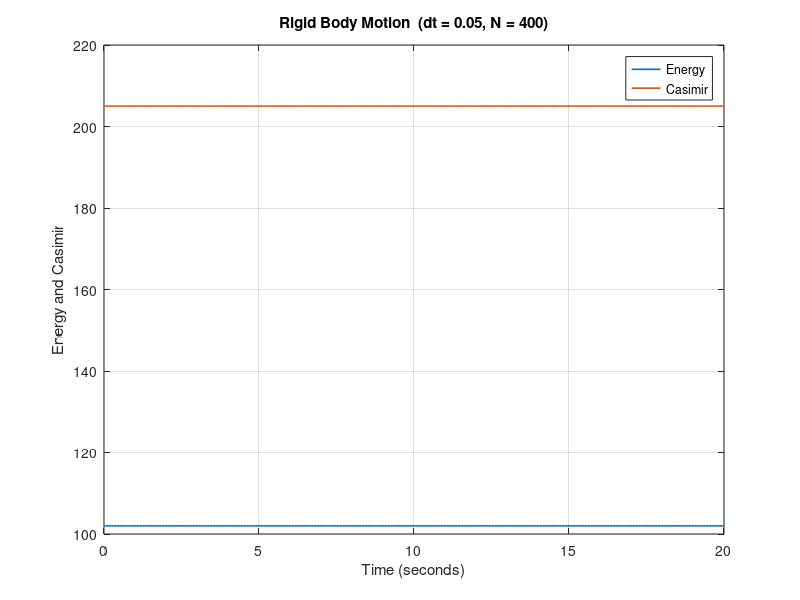
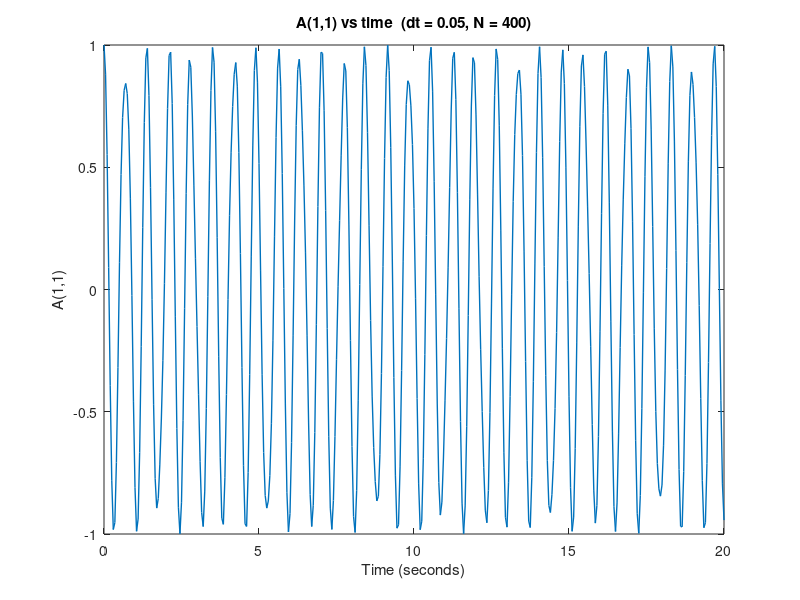

MATLAB code to generate these figures, in order: (Note: this script raises an error after producing the figures.)
function midpoint_rigid
clc; close all;

I = diag([1,2,3]);                 % inertia
Iinv = diag(1./diag(I));
w0 = [1;10;1];                     % initial angular velocity
m0 = I*w0;                         % initial body momentum
A0 = eye(3);                       % initial attitude (inertial = body)

run_case(I,Iinv,m0,A0,0.05,400,1);     % coarse: dt=0.05, 400 steps
run_case(I,Iinv,m0,A0,0.005,4000,2);   % fine: dt=0.005, 4000 steps
end

function run_case(I,Iinv,m0,A0,dt,N,figbase)
fprintf('Running dt = %.6g, N = %d (T=%.3g s)\n',dt,N,dt*N);

% Storage
t = (0:N)*dt;
m = zeros(3,N+1);       m(:,1) = m0;
A = zeros(3,3,N+1);     A(:,:,1) = A0;

% For energy/Casimir curves
H = zeros(1,N+1);
C = zeros(1,N+1);
[H(1),C(1)] = energy_casimir(m0,Iinv);

% Time stepping
for k = 1:N
    mk   = m(:,k);

    % Implicit midpoint step for body momentum 
    % Solve F(mnext) = 0 by damped Newton:
    % F(m) = m - mk - dt * (mbar x I^{-1} mbar), mbar=(mk+m)/2

    mnext = mk;                         % initial guess
    F0    = F_midpoint(mnext,mk,dt,Iinv);
    g0    = abs(F0);                    % load vector magnitude per component
    g0(g0==0) = 1;                      % avoid zero threshold

    maxIter = 50;
    for it = 1:maxIter
        F  = F_midpoint(mnext,mk,dt,Iinv);
        J  = J_midpoint(mnext,mk,dt,Iinv);    % analytic Jacobian

        % Newton step with simple backtracking if residual grows
        dm  = -J\F;
        alpha = 1.0;
        Fn = F_midpoint(mnext + alpha*dm,mk,dt,Iinv);
        while norm(Fn,2) > norm(F,2) && alpha > 1/64
            alpha = alpha/2;
            Fn = F_midpoint(mnext + alpha*dm,mk,dt,Iinv);
        end
        mnext = mnext + alpha*dm;

        % stopping criterion (componentwise 1% of initial g)
        if all(abs(dm) <= 0.01*g0)
            break;
        end
        % If residual exploded, try smaller dt locally
        if it==maxIter && norm(Fn) > norm(F0)
            warning('Newton stagnation at k=%d; consider smaller dt.',k);
        end
    end

    m(:,k+1) = mnext;

    % Attitude reconstruction w/ Cayley transform
    % b_k = (dt/4) * I^{-1} (m_k + m_{k+1}) [Eq. (37b)]
    b  = (dt/4) * Iinv*(m(:,k)+m(:,k+1));
    Sb = skew(b);
    % Solve [I - Sb] X = [I + Sb] (avoid explicit inverse)
    X = (eye(3) - Sb) \ (eye(3) + Sb);
    A(:,:,k+1) = A(:,:,k) * X;

    % invariants
    [H(k+1),C(k+1)] = energy_casimir(m(:,k+1),Iinv);
end

% Plots 
% Fig. 4 style: Energy and Casimir (both should be flat)
figure(figbase*10+1); clf;
plot(t,H,'-','LineWidth',1.2); hold on;
plot(t,C,'-','LineWidth',1.2);
xlabel('Time (seconds)'); ylabel('Energy and Casimir');
legend('Energy','Casimir','Location','best');
title(sprintf('Rigid Body Motion  (dt = %.6g, N = %d)',dt,N));
grid on;

% Fig. 5/6 style: A(1,1) vs time
A11 = squeeze(A(1,1,:));
figure(figbase*10+2); clf;
plot(t,A11,'-','LineWidth',1.0);
xlabel('Time (seconds)'); ylabel('A(1,1)');
title(sprintf('A(1,1) vs time  (dt = %.6g, N = %d)',dt,N));
yline(1,'k:'); yline(-1,'k:'); grid on;

% Cycle stats (peaks and half-cycles) 
stats = analyze_cycles_half(t, A11);
cycles_from_Tmean = (t(end)-t(1)) / stats.Tmean_peaks;
fprintf('Cycles estimated from mean period: %.2f\n', cycles_from_Tmean);

fprintf(['Cycles (peaks)                 : %d\n' ...
         'Mean period from peaks (s)     : %.6f\n' ...
         'Cycles (peaks+troughs)/2       : %.1f\n' ...
         'Mean period from half-cycles(s): %.6f\n'], ...
        stats.cycles_peaks, stats.Tmean_peaks, ...
        stats.cycles_half,  stats.Tmean_from_half);
end


% Residual for midpoint equation
function F = F_midpoint(m, mk, dt, Iinv)
mbar = 0.5*(mk + m);
u    = Iinv*mbar;
F    = m - mk - dt*( cross(mbar,u) );
end

% Analytic Jacobian of F wrt m (see derivation in analysis)
function J = J_midpoint(m, mk, dt, Iinv)
mbar = 0.5*(mk + m);
u    = Iinv*mbar;

% derivative of c(m) = mbar x (Iinv mbar)
% \partialc = (1/2)[ -S(u) + S(mbar) Iinv ] \partialm
Jc = 0.5*( -skew(u) + skew(mbar)*Iinv );

J = eye(3) - dt*Jc;
end

% Skew-symmetric matrix for cross-product
function S = skew(v)
S = [   0   -v(3)  v(2);
      v(3)    0   -v(1);
     -v(2)  v(1)    0 ];
end

% Energy and Casimir
function [H,C] = energy_casimir(m,Iinv)
H = 0.5*m.'*(Iinv*m);
C = 0.5*(m.'*m);
end

% Rough cycle counter for A11 (peak counting)
function n = count_cycles(x)
% count zero crossings of derivative (peak count)
dx = diff(x);
zc = find(dx(1:end-1) > 0 & dx(2:end) < 0); % local maxima
n = numel(zc);
end

function stats = analyze_cycles_half(t, x)
% Half-cycle analysis with endpoint correction.
% - Detect extrema from derivative sign changes
% - Add ±0.5 cycle if we likely missed an endpoint extremum
% - Return peak-only and half-cycle counts + mean periods

t = t(:); x = x(:);

% derivative & interior timestamps
dx = diff(x) ./ diff(t);                  % length L
if numel(dx) < 2
    stats.cycles_peaks        = 0;
    stats.Tmean_peaks         = NaN;
    stats.cycles_half_raw     = 0;
    stats.cycles_half_corr    = 0;
    stats.Tmean_from_half_raw = NaN;
    stats.Tmean_from_half_corr= NaN;
    return;
end
tz = t(2:end-1);                           % length L-1

% extrema via sign changes in dx
dz1 = dx(1:end-1); dz2 = dx(2:end);
isMax = (dz1 > 0) & (dz2 < 0);            % + to -
isMin = (dz1 < 0) & (dz2 > 0);            % - to +
tmax  = tz(isMax);
tmin  = tz(isMin);

% peak-only cycles 
stats.cycles_peaks = numel(tmax);
Tp = diff(tmax);
stats.Tmean_peaks  = mean(Tp,'omitnan');

% half-cycles (raw)
te   = sort([tmax; tmin]);                 % all extrema times
Th   = diff(te);                           % half-period samples
Th_med = median(Th,'omitnan');             % robust half-period
if isempty(Th_med) || ~isfinite(Th_med)
    Th_med = (t(end)-t(1))/max(1,numel(te));  % fallback
end

cycles_half_raw  = numel(te)/2;
Tmean_half_raw   = 2*mean(Th,'omitnan');

% endpoint correction heuristic 
% If there's a long gap from t(1) to first extremum relative to half-period,
% likely "missed" one endpoint extremum -> add 0.5
% Same for the tail gap from last extremum to t(end)
lead_gap = te(1)   - t(1);
tail_gap = t(end)  - te(end);
add_head = lead_gap > 0.75*Th_med;         % threshold: 75% of half-period
add_tail = tail_gap > 0.75*Th_med;

cycles_half_corr = cycles_half_raw + 0.5*add_head + 0.5*add_tail;

% For a corrected mean period, pad the half-intervals using the median
Th_corr = Th;
if add_head, Th_corr = [Th_med; Th_corr]; end
if add_tail, Th_corr = [Th_corr; Th_med]; end
Tmean_half_corr = 2*mean(Th_corr,'omitnan');

% export
stats.cycles_half          = cycles_half_raw;      
stats.Tmean_from_half      = Tmean_half_raw;
stats.cycles_half_raw      = cycles_half_raw;
stats.cycles_half_corr     = cycles_half_corr;
stats.Tmean_from_half_corr = Tmean_half_corr;
end
